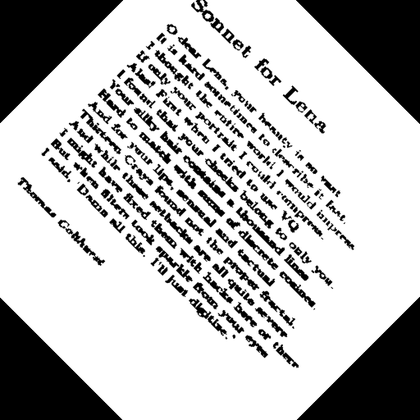
%> input picture TME_2/sonrot.gif, 420 x 420 px, shrunk from 512 x 512 before the run
$ octave rectificationOrientation.m   (GNU Octave 9; MATLAB toolbox functions it lacks are replaced by stand-ins)
%> lines starting %> are read from the running program, lines starting %| are printed output that depends on the picture
### TME_2/ouvrirImage.m
function [I,n,m] = ouvrirImage(nom)
%> called with nom = 'sonrot.gif'
I = imread(nom);
%> I is the input picture: size 420x420 uint8; min 0, max 255, mean 187.4
imageview(I);
%> (this line was passed over: imageview is not available in this run)
n = size(I,1);
%> n = 420
m = size(I,2);
%> m = 420
end

### TME_2/to_visualize_TF_log.m
function [Ifv] = to_visualize_TF_log(If)
Ifv = log(1 + abs(fftshift(If)))
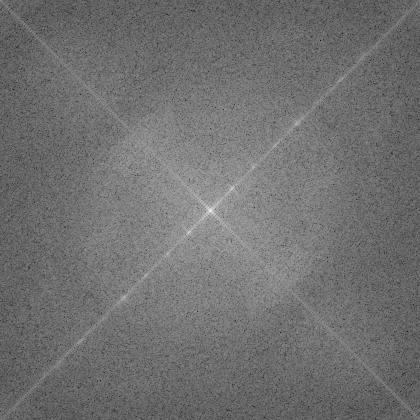
%> Ifv: size 420x420 double; min 2.13, max 17.31, mean 8.84; drawn with min black and max white
end

### TME_2/image_binarization.m
function [J] = image_binarization(I,seuil)
%> called with seuil = 300000
J = (I > seuil)*255;
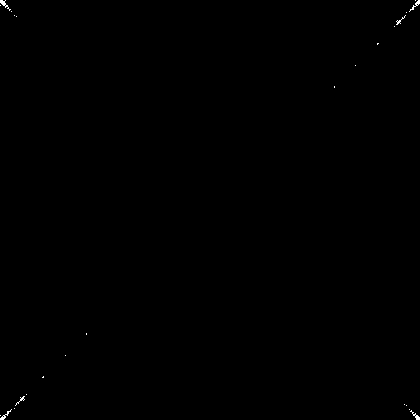
%> J: size 420x420 double; 0.12% white in thin lines or dots
end

### TME_2/rectify_orientation.m
function [Ir, ordom] = rectify_orientation(I)
If = compute_FT(I) % If = TF de I
M = to_visualize_TF_log(If); % M = module de la TF de I (If)
Mb = image_binarization(If,3*10^5); % Mb = module seuille de I
%> the run ends on the next line
[Ior, ordom] = orientationDominante(Mb);
Ir = rotationImage(I,-ordom);
end

### TME_2/compute_FT.m
function [ If ] = compute_FT(I)
If = fft2(I);
end

### TME_2/rectificationOrientation.m
I1 = ouvrirImage('sonrot.gif');
[Ir1, ordom] = rectify_orientation(I1);
